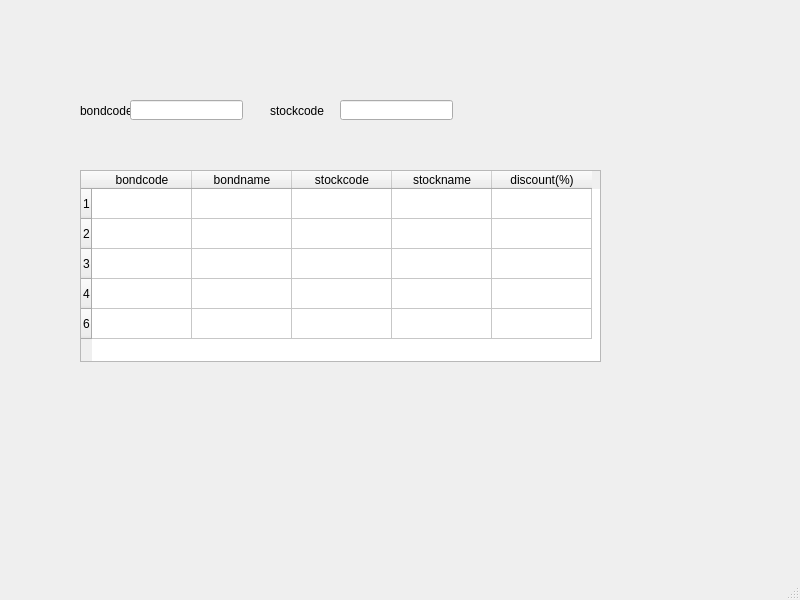
<?xml version="1.0" encoding="UTF-8"?>
<ui version="4.0">
 <class>monitorMainWindow</class>
 <widget class="QMainWindow" name="monitorMainWindow">
  <property name="geometry">
   <rect>
    <x>0</x>
    <y>0</y>
    <width>800</width>
    <height>600</height>
   </rect>
  </property>
  <property name="windowTitle">
   <string>MainWindow</string>
  </property>
  <widget class="QWidget" name="centralwidget">
   <widget class="QLabel" name="bondcodelabel">
    <property name="geometry">
     <rect>
      <x>80</x>
      <y>100</y>
      <width>81</width>
      <height>21</height>
     </rect>
    </property>
    <property name="text">
     <string>bondcode:</string>
    </property>
   </widget>
   <widget class="QLineEdit" name="bondcodelineEdit">
    <property name="geometry">
     <rect>
      <x>130</x>
      <y>100</y>
      <width>113</width>
      <height>20</height>
     </rect>
    </property>
   </widget>
   <widget class="QLabel" name="stockcodelabel">
    <property name="geometry">
     <rect>
      <x>270</x>
      <y>100</y>
      <width>81</width>
      <height>21</height>
     </rect>
    </property>
    <property name="text">
     <string>stockcode</string>
    </property>
   </widget>
   <widget class="QLineEdit" name="stockcodelineEdit">
    <property name="geometry">
     <rect>
      <x>340</x>
      <y>100</y>
      <width>113</width>
      <height>20</height>
     </rect>
    </property>
   </widget>
   <widget class="QTableWidget" name="tableWidget">
    <property name="geometry">
     <rect>
      <x>80</x>
      <y>170</y>
      <width>521</width>
      <height>192</height>
     </rect>
    </property>
    <row>
     <property name="text">
      <string>1</string>
     </property>
    </row>
    <row>
     <property name="text">
      <string>2</string>
     </property>
    </row>
    <row>
     <property name="text">
      <string>3</string>
     </property>
    </row>
    <row>
     <property name="text">
      <string>4</string>
     </property>
    </row>
    <row>
     <property name="text">
      <string>6</string>
     </property>
    </row>
    <column>
     <property name="text">
      <string>bondcode</string>
     </property>
    </column>
    <column>
     <property name="text">
      <string>bondname</string>
     </property>
    </column>
    <column>
     <property name="text">
      <string>stockcode</string>
     </property>
    </column>
    <column>
     <property name="text">
      <string>stockname</string>
     </property>
    </column>
    <column>
     <property name="text">
      <string>discount(%)</string>
     </property>
    </column>
    <item row="0" column="0">
     <property name="text">
      <string/>
     </property>
    </item>
   </widget>
  </widget>
  <widget class="QMenuBar" name="menubar">
   <property name="geometry">
    <rect>
     <x>0</x>
     <y>0</y>
     <width>800</width>
     <height>23</height>
    </rect>
   </property>
  </widget>
  <widget class="QStatusBar" name="statusbar"/>
 </widget>
 <resources/>
 <connections/>
</ui>
